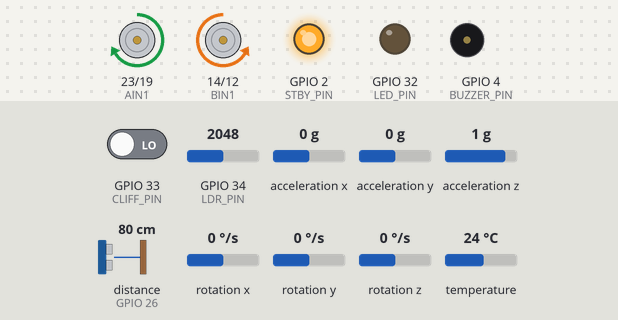
A sketch run on a simulated ESP32. On the bench: motor-driver pin pairs drawn as motors (green arrow = first pin HIGH = forward, orange = second pin HIGH = backward, longer = more drive, scaled by the enable pin, stopped while the standby pin is LOW), output pins drawn as LEDs (lit = HIGH), buzzer (waves = sounding). Wiring (inferred from the names in the program): ultrasonic range finder: trigger GPIO 13; echo GPIO 26. The inputs (shaded band) are chosen by the test bench; at power-on: distance to the obstacle (sensor on GPIO 26) 80 cm, acceleration x 0 g, GPIO 34 (LDR_PIN) = 2048, GPIO 33 (CLIFF_PIN) LOW, acceleration y 0 g, acceleration z 1 g, rotation x 0 °/s, rotation y 0 °/s, rotation z 0 °/s, temperature 24 °C. The echo pulse lasts 58.3 µs per cm; WiFi joins after 1.5 s; servers stay silent unless stated; no MQTT or app messages arrive unless stated; pins used as bus, display or sensor lines are not drawn; what the sketch prints to the serial monitor is not drawn.

Above: at 2.9 s.
3.0 s: distance to the obstacle (sensor on GPIO 26) set to 22 cm
4.5 s: distance to the obstacle (sensor on GPIO 26) set to 18 cm
At 4.82 s:
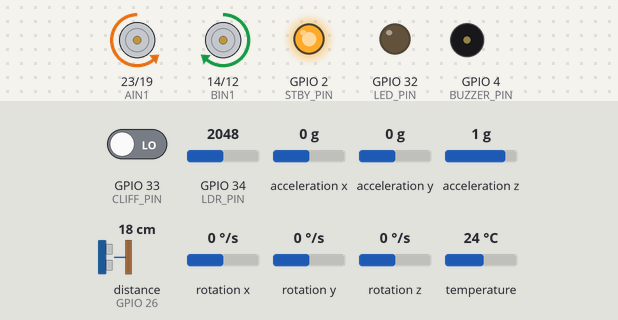
7.5 s: acceleration x set to -0.3 g
At 8.6 s:
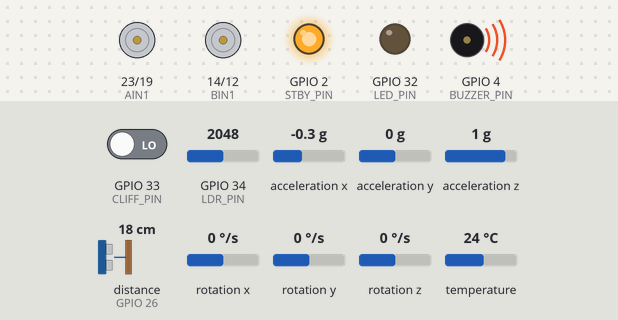
9.1 s: GPIO 34 (LDR_PIN) set to 2952
10.6 s: GPIO 34 (LDR_PIN) set to 3071
At 11.0 s:
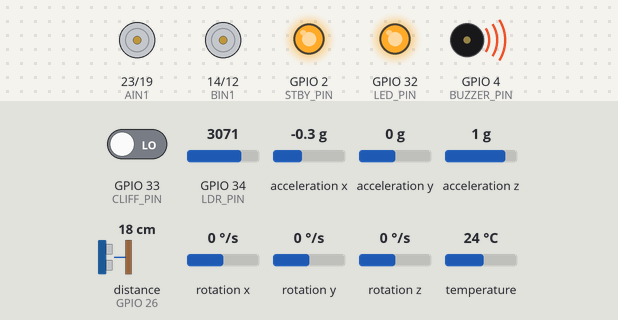
Timing chart, 0 to 13.6 s (numbered marks = the images above; inputs shaded):
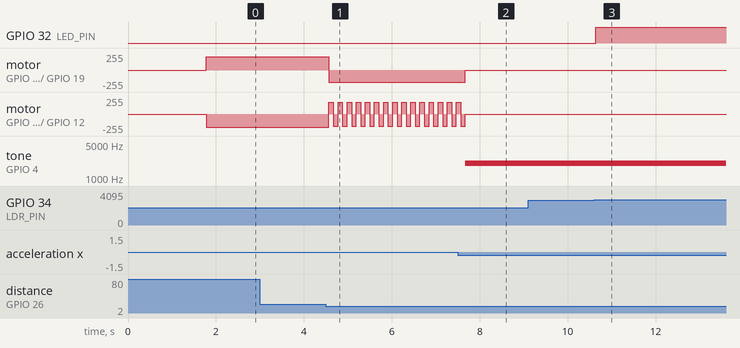

The sketch:

PORTFOLIO.ino
```cpp
// =====================================================
// Floor Cleaning Robot – With MQTT for Node-RED Dashboard
// =====================================================

#include <WiFi.h>
#include <PubSubClient.h>
#include <Wire.h>
#include <Adafruit_MPU6050.h>
#include <Adafruit_Sensor.h>

// ------------------- WiFi -------------------
const char* ssid = "WiFi_ID";
const char* password = "password";

// ------------------- MQTT Server -------------------
const char* mqtt_server = "broker.hivemq.com";

// MQTT Client
WiFiClient espClient;
PubSubClient client(espClient);

// =====================================================
// Sensors & Actuators
// =====================================================
#define LDR_PIN     34
#define LED_PIN     32

#define TRIG_PIN    13
#define ECHO_PIN    26

#define CLIFF_PIN   33

#define BUZZER_PIN   4

// Motor pins
#define AIN1 23
#define AIN2 19
#define PWMA 18

#define BIN1 14
#define BIN2 12
#define PWMB 27

#define STBY_PIN 2

bool emergencyStop = false;  // true = 立即停止，false = 正常自动运行
unsigned long runtimeSec = 0;
String lastState = "";

// MPU6050
Adafruit_MPU6050 mpu;
float TILT_THRESHOLD = 10.0;

// =====================================================
// WiFi Setup
// =====================================================
void setup_wifi() {
  delay(10);
  Serial.println("Connecting to WiFi...");
  WiFi.begin(ssid, password);

  while (WiFi.status() != WL_CONNECTED) {
    delay(500);
    Serial.print(".");
  }

  Serial.println("\nWiFi Connected!");
  Serial.print("IP: ");
  Serial.println(WiFi.localIP());
}

void callback(char* topic, byte* payload, unsigned int length) {
  String msg = "";
  for (unsigned int i = 0; i < length; i++) {
    msg += (char)payload[i];
  }
  msg.trim();

  Serial.print("MQTT Cmd: ");
  Serial.println(msg);

  if (msg == "STOP") {
    emergencyStop = true;
    motorStop();
  } else if (msg == "AUTO") {
    emergencyStop = false;
  }

  if (String(topic) == "robot/reset_runtime") {
    runtimeSec = 0;
    Serial.println("Runtime Reset!");
  }
}

// =====================================================
// MQTT Reconnect
// =====================================================
void reconnect() {
  while (!client.connected()) {
    Serial.print("Connecting to MQTT...");
    if (client.connect("ESP32_Robot")) {
      Serial.println(" connected!");
      client.subscribe("robot/cmd");  // 订阅来自 Node-RED 的指令
      client.subscribe("robot/reset_runtime");  // ✅ 加这一行
    } else {
      Serial.print(" failed, rc=");
      Serial.print(client.state());
      delay(2000);
    }
  }
}

// =====================================================
// Ultrasonic
// =====================================================
float readUltrasonic() {
  digitalWrite(TRIG_PIN, LOW);
  delayMicroseconds(2);
  digitalWrite(TRIG_PIN, HIGH);
  delayMicroseconds(10);
  digitalWrite(TRIG_PIN, LOW);

  long duration = pulseIn(ECHO_PIN, HIGH, 30000UL);
  if (duration == 0) return 400.0;
  return duration * 0.0343 / 2.0;
}

void publishState(String newState) {
  if (newState != lastState) {
    client.publish("robot/state", newState.c_str());
    lastState = newState;
  }
}

// =====================================================
// Motor 控制
// =====================================================
void motorDrive(int leftSpeed, int rightSpeed) {

  // Left motor
  if (leftSpeed > 0) {
    digitalWrite(AIN1, HIGH);
    digitalWrite(AIN2, LOW);
    analogWrite(PWMA, leftSpeed);
  } else if (leftSpeed < 0) {
    digitalWrite(AIN1, LOW);
    digitalWrite(AIN2, HIGH);
    analogWrite(PWMA, -leftSpeed);
  } else {
    digitalWrite(AIN1, LOW);
    digitalWrite(AIN2, LOW);
    analogWrite(PWMA, 0);
  }

  // Right motor
  if (rightSpeed > 0) {
    digitalWrite(BIN1, LOW);
    digitalWrite(BIN2, HIGH);
    analogWrite(PWMB, rightSpeed);
  } else if (rightSpeed < 0) {
    digitalWrite(BIN1, HIGH);
    digitalWrite(BIN2, LOW);
    analogWrite(PWMB, -rightSpeed);
  } else {
    digitalWrite(BIN1, LOW);
    digitalWrite(BIN2, LOW);
    analogWrite(PWMB, 0);
  }
}

void motorStop() {
  motorDrive(0, 0);
}

// =====================================================
// Setup
// =====================================================
void setup() {
  Serial.begin(115200);

  // ---------------- WiFi + MQTT ----------------
  setup_wifi();
  client.setServer(mqtt_server, 1883);
  client.setCallback(callback);

  // ---------------- IO pins ----------------
  pinMode(LED_PIN, OUTPUT);
  pinMode(BUZZER_PIN, OUTPUT);

  pinMode(TRIG_PIN, OUTPUT);
  pinMode(ECHO_PIN, INPUT);
  pinMode(CLIFF_PIN, INPUT);

  pinMode(AIN1, OUTPUT);
  pinMode(AIN2, OUTPUT);
  pinMode(PWMA, OUTPUT);

  pinMode(BIN1, OUTPUT);
  pinMode(BIN2, OUTPUT);
  pinMode(PWMB, OUTPUT);

  pinMode(STBY_PIN, OUTPUT);
  digitalWrite(STBY_PIN, HIGH);

  // ---------------- MPU6050 ----------------
  Wire.begin(22, 21);
  mpu.begin();
  delay(200);
}

// =====================================================
// Loop
// =====================================================
void loop() {

  // Ensure MQTT connected
  if (!client.connected()) reconnect();
  client.loop();

  // ---------------- LDR ----------------
  int ldrVal = analogRead(LDR_PIN);
  digitalWrite(LED_PIN, (ldrVal > 3000));
  client.publish("robot/led", (ldrVal > 3000) ? "ON" : "OFF");

  // ---------------- Cliff ----------------
  int cliff = digitalRead(CLIFF_PIN);
  bool cliffDetected = (cliff == HIGH);

  // ---------------- MPU6050 Tilt ----------------
  sensors_event_t a, g, temp;
  mpu.getEvent(&a, &g, &temp);

  float ax = a.acceleration.x;
  float ay = a.acceleration.y;
  float az = a.acceleration.z;

  float pitch = atan2(ax, sqrt(ay * ay + az * az)) * 57.3;
  float roll  = atan2(ay, sqrt(ax * ax + az * az)) * 57.3;

  bool tilted = (abs(pitch) > TILT_THRESHOLD || abs(roll) > TILT_THRESHOLD);
  if (tilted) {
    client.publish("robot/tilted", "1");
    publishState("STOP_TILT");
    tone(BUZZER_PIN, 2000);
    motorStop();
    delay(50);
    client.publish("robot/buzzer", "ON");
    return;
  } else {
    noTone(BUZZER_PIN);
    client.publish("robot/tilted", "0");
    client.publish("robot/buzzer", "OFF");
}

  // ---------------- Ultrasonic ----------------
  float dist = readUltrasonic();

  // =====================================================
  // 🟦 MQTT Publish → Node-RED Dashboard
  // =====================================================
  static unsigned long lastPub = 0;
  if (millis() - lastPub > 1000) {
    runtimeSec++;
    client.publish("robot/distance", String(dist).c_str());
    client.publish("robot/cliff", cliffDetected ? "1" : "0");
    client.publish("robot/ldr", String(ldrVal).c_str());
    client.publish("robot/mode", emergencyStop ? "STOP" : "AUTO");
    client.publish("robot/runtime", String(runtimeSec).c_str());
    lastPub = millis();
  }

  // -------------------------------------------------
  // Emergency Stop
  // -------------------------------------------------
  if (emergencyStop) {
    publishState("STOP_EMERGENCY");
    motorStop();
    delay(50);
    return;
  }

  // -------------------------------------------------
  // Cliff detected
  // -------------------------------------------------
  if (cliffDetected) {
    publishState("STOP_CLIFF");
    motorStop();
    delay(50);
    return;
  }

  // -------------------------------------------------
  // Obstacle avoidance
  // -------------------------------------------------
  if (dist < 20.0) {
    publishState("REVERSING");
    motorDrive(-180, -180);
    delay(100);

    publishState("TURNING");
    motorDrive(-180, 180);
    delay(100);

    return;
  }

  // -------------------------------------------------
  // Normal forward driving
  // -------------------------------------------------
  publishState("FORWARD");
  motorDrive(200, 200);
  delay(100);
}
```

Measured:
- the behaviour switches between 21 and 20 cm on distance to the obstacle (sensor on GPIO 26) (found by bisection; images 0 and 1)
- the behaviour switches between -0.1 and -0.2 g on acceleration x (found by bisection; images 1 and 2)
- the behaviour switches between 3000 and 3001 on GPIO 34 (LDR_PIN) (found by bisection; images 2 and 3)
- after the input at 3.0 s, every drawn part: stays the same
- after the input at 4.5 s, motor on GPIO 23 (AIN1) / GPIO 19 (AIN2): forward 200/255 → backward 180/255 after 0.07 s; motor on GPIO 14 (BIN1) / GPIO 12 (BIN2): alternates forward 180/255 for 0.10 s and backward 180/255 for 0.11 s, starting after 0.07 s
- after the input at 7.5 s, motor on GPIO 23 (AIN1) / GPIO 19 (AIN2): backward 180/255 → stopped after 0.17 s; tone on GPIO 4 (BUZZER_PIN): silent → 2000 Hz after 0.17 s
- after the input at 9.1 s, every drawn part: stays the same
- after the input at 10.6 s, GPIO 32 (LED_PIN): LOW → HIGH at once
